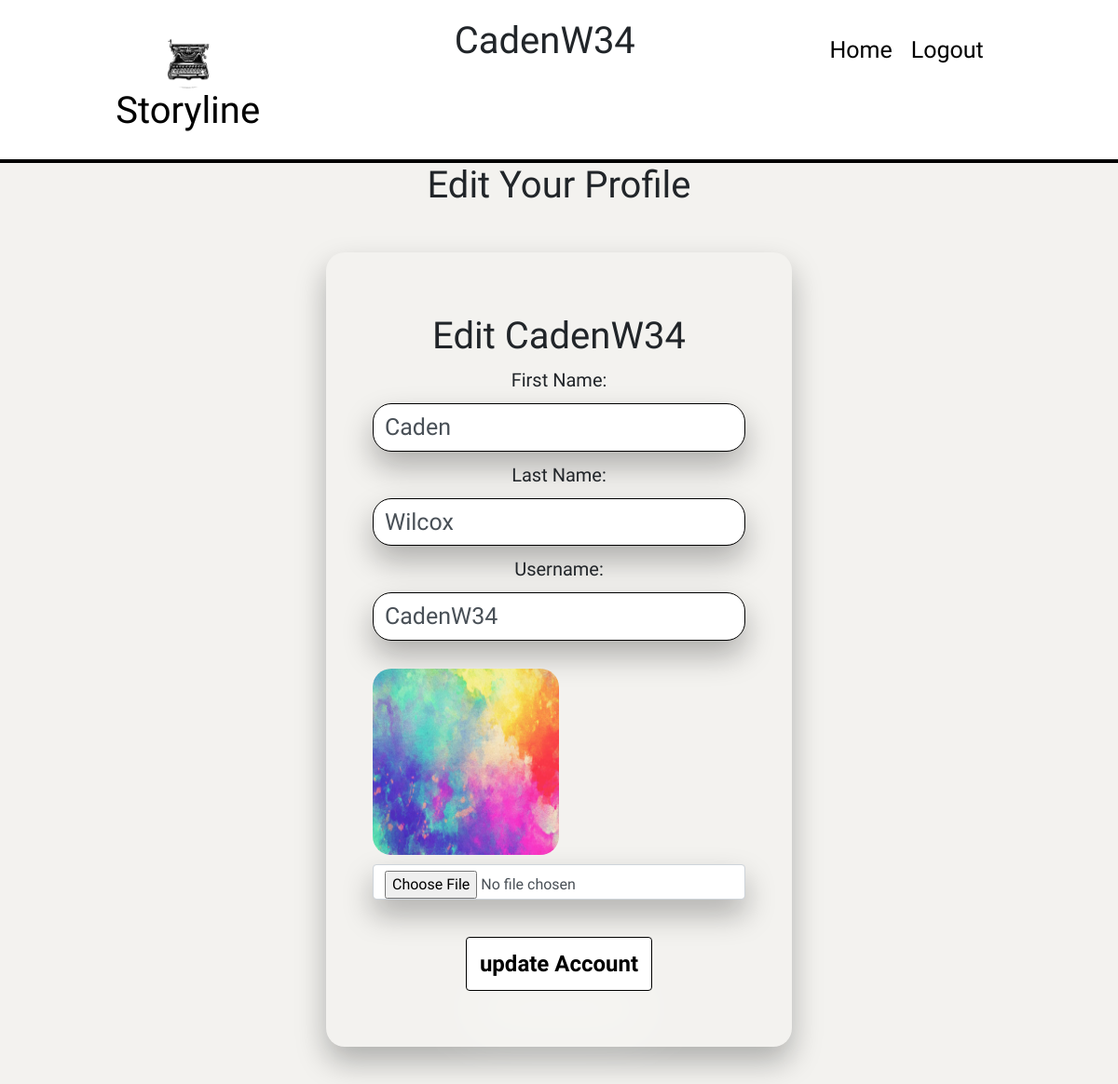
The app's page /profile/edit/1 (signed in) with its own data.
### storylineapp/models.py (models this page shows)
class User(models.Model):
    first_name = models.CharField(max_length=255)
    last_name = models.CharField(max_length=255)
    username = models.CharField(max_length=255)
    email_address = models.CharField(max_length=255)
    password = models.CharField(max_length=255)
    created_at = models.DateTimeField(auto_now_add=True)
    updated_at = models.DateTimeField(auto_now=True)
    objects = UserManager()

### storylineapp/views.py (the view)
# urls.py: path('profile/edit/<int:id>', views.edit_profile),
def edit_profile(request, id):
    if 'user_id' not in request.session:
        messages.error(request, "You need to log in")
        return redirect('/')
    user = User.objects.get(id=id)
    context ={
        'user': user
    }
    return render(request, 'edit_profile.html', context)

### storylineapp/templates/edit_profile.html (shortened to what this page needs)
<!DOCTYPE html>
<html lang="en">
<head>
    <link rel="stylesheet" href="https://cdn.jsdelivr.net/npm/bootstrap@4.6.0/dist/css/bootstrap.min.css">
    {% load static %}
    <link rel="stylesheet" href="{% static 'css/style.css' %}">
    <link rel="stylesheet" href="{% static 'css/style.css' %}">
    {%load thumbnail%}
</head>
<body>
    <header>
        <h1 class="storyline-header">
            <a href="/dashboard"><img class="logo" src="{% static 'images/typewriter.jpg' %}"/>
            </a>
            Storyline</h1>
            <h1>{{user.username}}</h1>
        <ul>
            <li><a href="/dashboard">Home</a></li>
            <li><a href="/logout">Logout</a></li>
        </ul>
    </header>
    <div class="dashboard">
        <h1 class="text-center">Edit Your Profile</h1>
        <div class="create-story">
            <div class="create-story-form">
                <form action="/profile/update/{{user.id}}" enctype="multipart/form-data" method="POST">
                    <h1 class="text-center">Edit {{user.username}}</h1>
                    <label class="form-label" for="first_name">First Name:</label>
                    <input class="form-control" type="text" name="first_name" value="{{user.first_name}}">
                    <label class="form-label" for="last_name">Last Name:</label>
                    <input class="form-control" type="text" name="last_name"
                    value="{{user.last_name}}">
                    <label class="form-label" for="last_name">Username:</label>
                    <input class="form-control" type="text" name="username"
                    value="{{user.username}}">
                    {% thumbnail user.profile.image "200x200" crop="center" as im %}
                    <img class="profile-pic" src="{{ im.url }}" width="200px" height="200px" style="border-radius: 20px;">
                    {% endthumbnail %}
                    <input class="form-control" type="file" name="image">
                    <input class="button" type="submit" value="update Account">
                </form>
            </div>
        </div>
    </div>
</body>
</html>

### storylineapp/static/css/style.css (style rules this page uses)
* { margin: 0px; padding: 0px; }
html, body { height: 100%; }
h1 { font-family: 'Architects Daughter', cursive; }
.dashboard { background-color: #f3f2ef; width: 100%; min-height: 100vh; }
.logo { width: 60px; height: 60px; border-radius: 60px; }
.storyline-header { color: black; }
header { display: flex; justify-content: space-around; padding: 20px; background-color: #ffff; border-bottom: 4px solid black; }
ul { display: flex; justify-content: space-around; list-style: none; }
li { font-size: 26px; color: grey; margin-right: 20px; font-family: 'Birthstone', cursive; font-family: 'Ephesis', cursive; font-family: 'Lobster', cursive; }
a { display: block; text-align: center; color: black; text-decoration: none; margin-top: 15px; font-size: 25px; font-family: 'Architects Daughter', cursive; }
.button { display: block; align-items: center; border: 1px solid black; font-weight:700; font-size: 24px; width: 200px; border-radius: 4px; box-shadow: 0 3rem 4rem rgba(255, 255, 255, 0.287); padding: 10px; margin-top: 40px }
label { display: block; text-align: center; font-family: 'Architects Daughter', cursive; font-size: 20px; }
input, select, input[type="text"], input[type="password"] { align-items: center; width: 400px; font-family: 'Architects Daughter', cursive; font-size: 25px; margin: 10px auto; background-color: white; border: 1px solid black; border-radius: 20px; box-shadow: 0 1rem 2rem rgba(8, 7, 7, 0.287); }
.create-story { display: flex; justify-content: center; }
.create-story-form { border-radius: 20px; box-shadow: 0 1rem 2rem rgba(8, 10, 9, 0.287); margin: 40px; padding: 50px; }
.profile-pic { margin-top: 20px; }

### records on screen
User: username "CadenW34", first_name "Caden", last_name "Wilcox"
